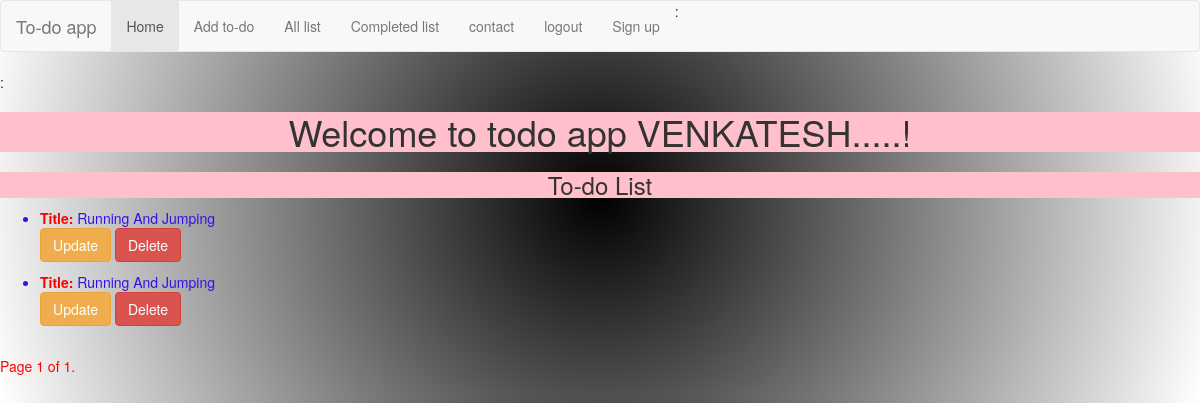
Page /home/?page=2 (signed in) on the earlier database version.
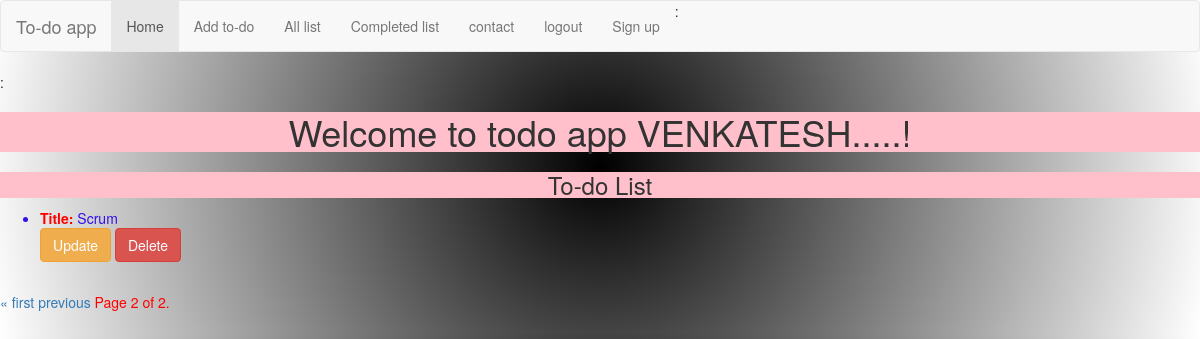
Same page on the later database version.
### todoapp/models.py (models this page shows, shortened)
class TodoListModel(models.Model):
    STATUS_CHOICES =(
    ("START", "START"),
    ("IN-PROGRESS", "IN-PROGRESS"),
    ("DONE", "DONE"),
    )
    title = models.CharField(max_length=100)
    details=models.TextField(max_length=200)
    status=models.CharField(max_length=20,choices=STATUS_CHOICES)
    user = models.ForeignKey(User,on_delete=models.CASCADE)

### todoapp/views.py (the view)
# urls.py: 2. Add a URL to urlpatterns:  path('', views.home, name='home')
@login_required (login_url='/login')
def home(request):
    sdata=TodoListModel.objects.filter(user=request.user,status='START')
    paginator=Paginator(sdata,page_size)
    page_number = request.GET.get('page')
    try:
        sdata=paginator.page(page_number)
    except PageNotAnInteger:
        sdata=paginator.page(1)
    except EmptyPage:
        sdata=paginator.page(paginator.num_pages)
    return render(request,'todoapp/home.html',{'sdata':sdata})

### todoapp/templates/todoapp/home.html (shortened to what this page needs)
{% extends 'todoapp/base.html' %}
{% load static %}
{% block content %}
{% if request.user.is_authenticated %}:
    <center><h1> Welcome to todo app {{request.user.first_name|upper}}.....!</h1></center>
{% endif %}
<center><h3>To-do List</h3></center>
{% for todo in sdata %}
<ul>
<li><b>Title:    </b>{{todo.title|title}}</li>
<a href="/update/{{todo.id}}" class='btn btn-warning'>Update</a>
<a href="/delete/{{todo.id}}" class='btn btn-danger'>Delete</a>
</ul>
{% endfor %}
<div class="pagination">
    <span class="step-links">
        {% if sdata.has_previous %}
            <a href="?page=1">&laquo; first</a>
            <a href="?page={{ page_obj.previous_page_number }}">previous</a>
        {% endif %}
        <span class="current">
            Page {{ sdata.number }} of {{ sdata.paginator.num_pages }}.
        </span>
    </span>
</div>
{% endblock %}

Differences in the rows shown:
no longer on this page (row unchanged): TodoListModel: title "Running And Jumping"
no longer on this page (row unchanged): TodoListModel: title "Running And Jumping"
added TodoListModel: title "Scrum"
Other differences:
{{ sdata.number }}: "1" → "2"
{{ sdata.paginator.num_pages }}: "1" → "2"
text now shown: "« first previous"
